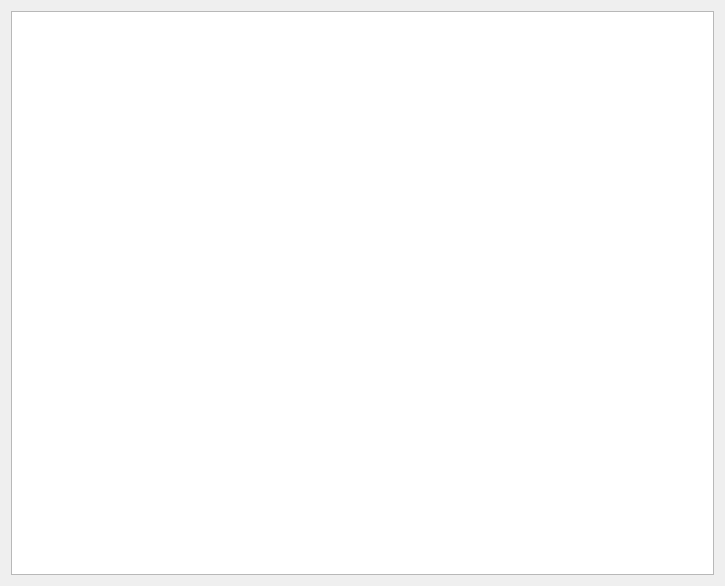
<?xml version="1.0" encoding="UTF-8"?>
<ui version="4.0">
 <class>OnlineUser</class>
 <widget class="QWidget" name="OnlineUser">
  <property name="geometry">
   <rect>
    <x>0</x>
    <y>0</y>
    <width>725</width>
    <height>586</height>
   </rect>
  </property>
  <property name="windowTitle">
   <string>Form</string>
  </property>
  <layout class="QHBoxLayout" name="horizontalLayout">
   <item>
    <widget class="QListWidget" name="listWidget"/>
   </item>
  </layout>
 </widget>
 <resources/>
 <connections/>
</ui>
